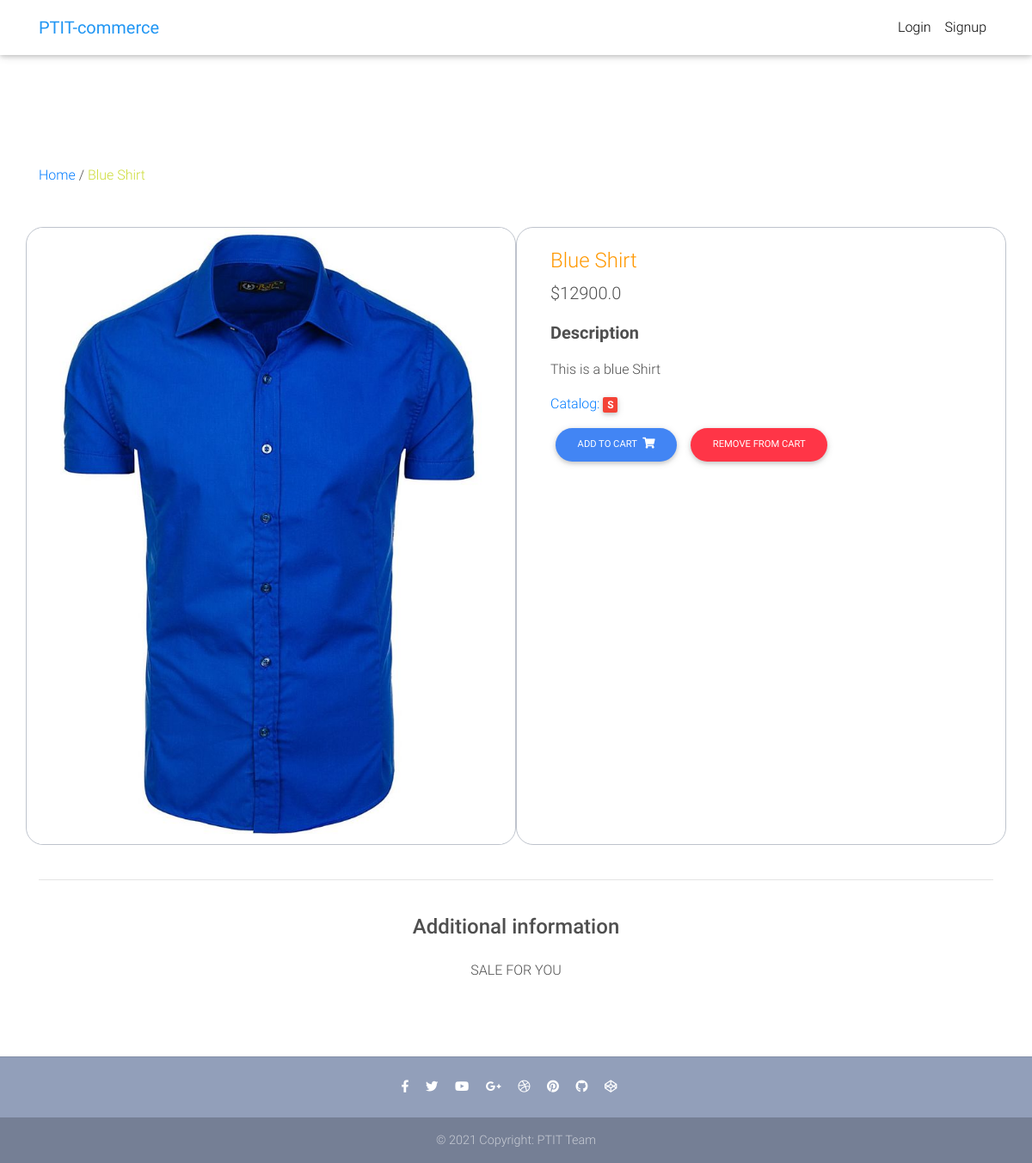
Screenshot of /product/blue-shirt/ with the database file from the repository.
### core/models.py (models this page shows, shortened)
class Item(models.Model):
    title = models.CharField(max_length=100)
    price = models.FloatField()
    discount_price = models.FloatField(blank=True, null=True)
    category = models.CharField(choices=CATEGORY_CHOICES, max_length=2)
    label = models.CharField(choices=LABEL_CHOICES, max_length=1)
    slug = models.SlugField()
    description = models.TextField()
    image = models.ImageField()
    def get_add_to_cart_url(self):
        return reverse("core:add-to-cart", kwargs={
            'slug': self.slug
        })
    def get_remove_from_cart_url(self):
        return reverse("core:remove-from-cart", kwargs={
            'slug': self.slug
        })

### core/views.py (the view)
# urls.py: path('product/<slug>/', ItemDetailView.as_view(), name='product'),
class ItemDetailView(DetailView):
    model = Item
    template_name = "product.html"

### templates/product.html (shortened to what this page needs)
{% extends "base.html" %}
{% block content %}
{% load static %}
  <main class="mt-5 pt-4">
    <div class="container dark-grey-text mt-5">
     <a href="/">Home</a> / <span class="lime-text">{{ object.title }}</span>
    </div>
    <div class="container dark-grey-text mt-5">
      <div class="row wow fadeIn">
        <div class="col-md-6 mb-4 border-custom">
          <img src="{{object.image.url}}" class="img-fluid" alt="">
        </div>
        <div class="col-md-6 mb-4 border-custom">
          <div class="p-4">
            <h4 class="orange-text">{{ object.title }}</h4>
            <p class="lead">
              {% if object.discount_price %}
              <span class="mr-1">
                <del class="red-text">${{ object.price }}</del>
              </span>
              <span>${{ object.discount_price }}</span>
              {% else %}
              <span>${{ object.price }}</span>
              {% endif %}
            </p>
            <p class="lead font-weight-bold">Description</p>
            <p>{{ object.description }}</p>
            <div class="mb-3">
              <a href="">
               Catalog: <span class="badge red mr-1">{{ object.get_category_display }}</span>
              </a>
            </div>
            <a href="{{ object.get_add_to_cart_url }}" class="btn btn-primary btn-md my-0 p btn-custom">
              Add to cart
              <i class="fas fa-shopping-cart ml-1"></i>
            </a>
            <a href="{{ object.get_remove_from_cart_url }}" class="btn btn-danger btn-md my-0 p btn-custom">
              Remove from cart
            </a>
          </div>
        </div>
      </div>
      <hr>
      <div class="row d-flex justify-content-center wow fadeIn">
        <div class="col-md-6 text-center">
          <h4 class="my-4 h4">Additional information</h4>
          <p>SALE FOR YOU</p>
        </div>
      </div>
      <div class="row wow fadeIn">
        <div class="col-lg-4 col-md-12 mb-4">
        </div>
        <div class="col-lg-4 col-md-6 mb-4">
        </div>
        <div class="col-lg-4 col-md-6 mb-4">
        </div>
      </div>
    </div>
  </main>
{% endblock content %}

### templates/base.html (style rules this page uses)
html, body, header, .carousel { height: 60vh; }

### rows the page displays
Item: title "Blue Shirt", image (picture), price "12900.0", description "This is a blue Shirt", category "S"
